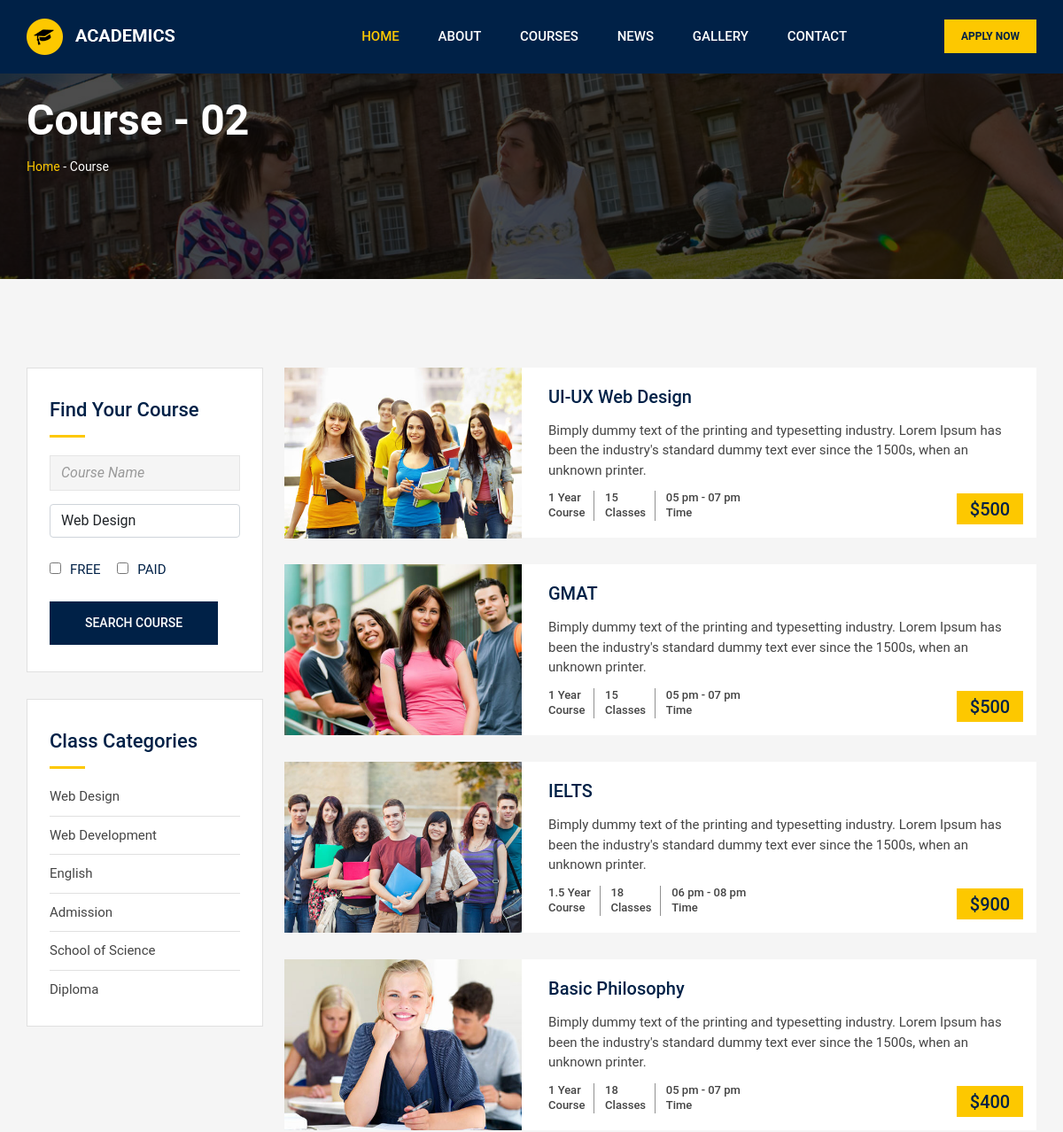
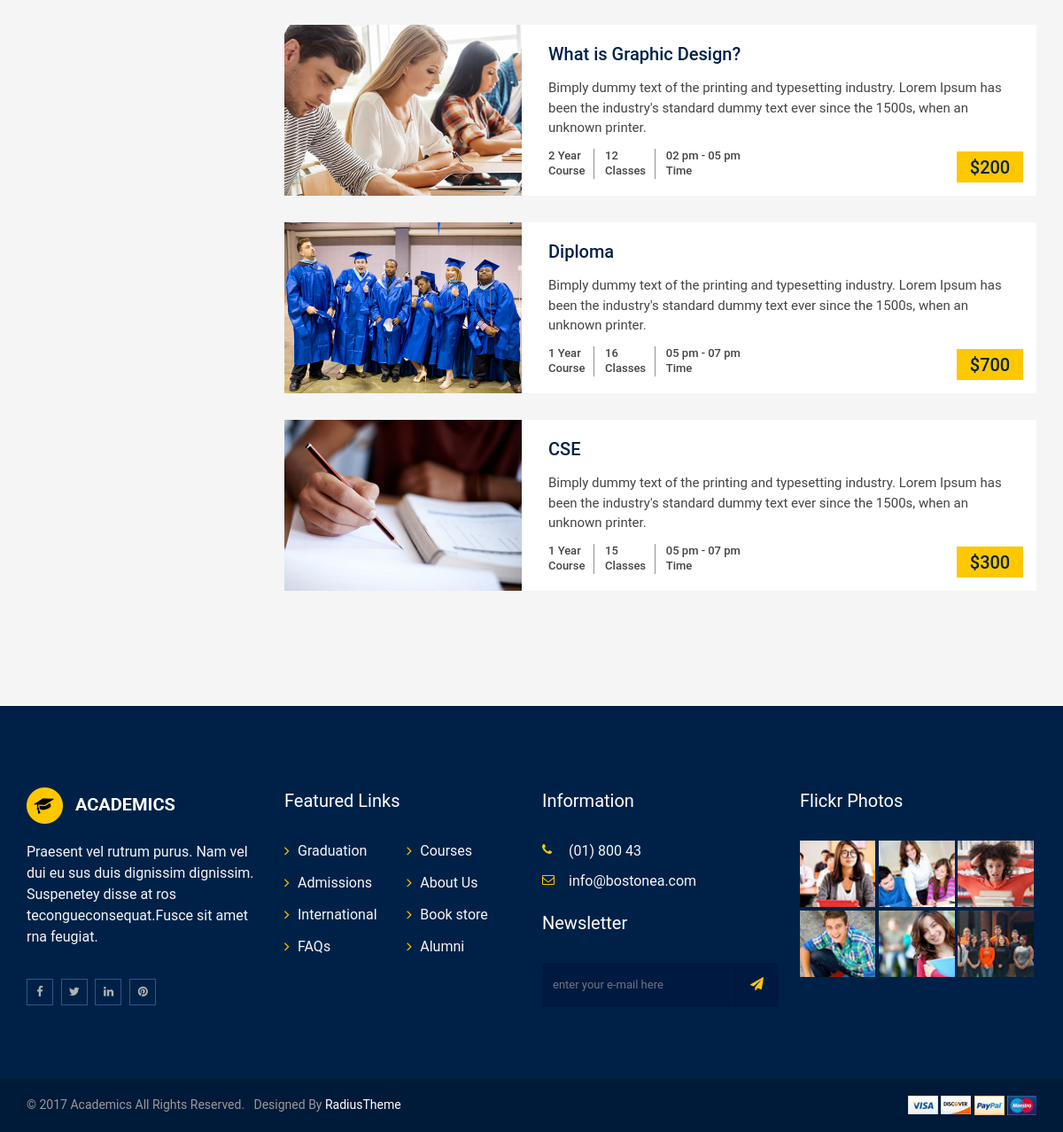
Page /academics/courses/ on the committed database (2 pictures, top to bottom).
### academics/models.py (models this page shows, shortened)
class Courses(models.Model):
    course_title = models.CharField(max_length=50)
    short_description = models.TextField()
    description = models.TextField()
    feature_img = models.ImageField(upload_to='courses/', blank=True, null=True)
    fees = models.PositiveIntegerField(blank=True, null=True)
    featured = models.BooleanField(default=False)
    categories = models.ForeignKey(CourseCategory, on_delete=models.SET_NULL, blank=True, null=True)
    is_free = models.BooleanField(default=False)
    assigned_teacher = models.ManyToManyField(Lecturers)
    duration = models.CharField(max_length=20, blank=True, null=True)
    classes = models.CharField(max_length=20, blank=True, null=True)
    time = models.CharField(max_length=20, blank=True, null=True)
    lecture = models.CharField(max_length=20, blank=True, null=True)
    lecture_question = models.CharField(max_length=80, blank=True, null=True)
    lecture_description = models.TextField(blank=True, null=True)
    lecture_duration = models.CharField(max_length=20, blank=True, null=True)

class CourseCategory(models.Model):
    course_category = models.CharField(max_length=50)

### home/models.py (models this page shows, shortened)
class Institution(models.Model):
    insti_name = models.CharField(max_length=100)
    insti_logo = models.ImageField(upload_to='institute/', blank=True, null=True)
    insti_description = models.TextField(blank=True, null=True)
    insti_phone = models.CharField(max_length=11, blank=True, null=True)
    insti_address = models.CharField(max_length=11)
    insti_email = models.EmailField()
    insti_facebook = models.URLField(max_length=200, blank=True, null=True)
    insti_twitter = models.URLField(max_length=200, blank=True, null=True)
    insti_linkdin = models.URLField(max_length=200, blank=True, null=True)
    insti_pinterest = models.URLField(max_length=200, blank=True, null=True)

### academics/views.py (the view)
# urls.py: path('courses/', views.courses, name='courses'),
def courses(request):
    all_courses = Courses.objects.all()
    context ={
        'courses': all_courses
    }
    return render(request, 'pages/courses.html', context)

### home/custome_context_processor.py (called while the page is built)
def institute(request):
    inst_obj = Institution.objects.get(id=1)
    context = {
        'institute':inst_obj
    }
    return context

def category_all(request):
    categories =  CourseCategory.objects.all()
    context = {
        'categories':categories
    }
    return context

### templates/pages/courses.html (shortened to what this page needs)
{% extends 'base.html' %}
{% block content %}
{% load static %}
    <div class="inner-page-banner-area" style="background-image: url('../../static/img/banner/5.jpg');">
        <div class="container">
            <div class="pagination-area">
                <h1>Course - 02</h1>
                <ul>
                    <li><a href="#">Home</a> -</li>
                    <li>Course</li>
                </ul>
            </div>
        </div>
    </div>
    <div class="courses-page-area1">
        <div class="container">
            <div class="row">
                <div class="col-xl-9 col-lg-9 col-md-8 col-sm-12 order-md-2">
                    <div class="tab-content">
                        <div class="tab-pane tab-item animated fadeIn show active" id="menu-2" role="tabpanel"
                             aria-labelledby="menu-2-tab">
                            <div class="row">
                                {% for i in courses %}
                                <div class="col-xl-12 col-lg-12 col-md-12 col-sm-12">
                                    <div class="courses-box3">
                                        <div class="single-item-wrapper">
                                            <div class="courses-img-wrapper hvr-bounce-to-right">
                                                <img class="img-responsive" src="{{ i.feature_img.url }}" alt="courses">
                                            </div>
                                            <div class="courses-content-wrapper">
                                                <h3 class="item-title"><a href="{% url 'course' i.id %}">{{ i.course_title }}</a></h3>
                                                <p class="item-content">{{ i.short_description }}</p>
                                                <ul class="courses-info">
                                                    <li>{{ i.duration }}
                                                        <br><span> Course</span></li>
                                                    <li>{{ i.classes }}
                                                        <br><span> Classes</span></li>
                                                    <li>{{ i.time }}
                                                        <br><span> Time</span></li>
                                                </ul>
                                                <div class="courses-fee">${{ i.fees }}</div>
                                            </div>
                                        </div>
                                    </div>
                                </div>
                                {% endfor %}
                            </div>
                        </div>
                    </div>
                </div>
                <div class="col-xl-3 col-lg-3 col-md-4 col-sm-12 order-md-1">
                    <div class="sidebar">
                        <div class="sidebar-box">
                            <div class="sidebar-box-inner">
                                <h3 class="sidebar-title">Find your Course</h3>
                                <div class="sidebar-find-course">
                                    <form id="checkout-form" method="GET" action="">
                                        <div class="form-group course-name">
                                            <input id="course_name" name="course_name" placeholder="Course Name" class="form-control"
                                                   type="text"/>
                                        </div>
                                        <div class="form-group">
                                            <div class="custom-select">
                                                <select id="district" class='select2 form-control' name='category'>
                                                    {% for i in categories %}
                                                    <option value="{{ i.id }}">{{ i.course_category }}</option>
                                                    {% endfor %}
                                                </select>
                                            </div>
                                        </div>
                                        <div class="form-group remember-style">
                                            <span><input name="free" id="free" type="checkbox">FREE</span>
                                            <span><input name="paid" id="paid" type="checkbox">PAID</span>
                                        </div>
                                        <div class="form-group">
                                            <button class="sidebar-search-btn disabled" type="submit" value="Login">
                                                Search Course
                                            </button>
                                        </div>
                                    </form>
                                </div>
                            </div>
                        </div>
                        <div class="sidebar-box">
                            <div class="sidebar-box-inner">
                                <h3 class="sidebar-title">Class Categories</h3>
                                <ul class="sidebar-categories">
                                    {% for i in categories %}
                                    <li><a href="#">{{ i.course_category }}</a></li>
                                    {% endfor %}
                                </ul>
                            </div>
                        </div>
                    </div>
                </div>
            </div>
        </div>
    </div>
{% endblock %}

### templates/base.html (shortened to what this page needs)
<!doctype html>
<html class="no-js" lang="">
{% load static %}
<head>
    {% include 'src/css.html' %}
</head>
<body>
<div id="wrapper">
    <header>
    {% include 'section/header.html' %}
    </header>
    {% block content %}
    {% endblock %}
    <footer>
        <div class="footer-area-top">
            <div class="container">
                <div class="row">
                    <div class="col-xl-3 col-lg-3 col-md-6 col-sm-12">
                        <div class="footer-box">
                            <a href="{% url 'home' %}"><img class="img-responsive" src="{{ institute.insti_logo.url }}" alt="logo"></a>
                            <div class="footer-about">
                                <p>{{ institute.insti_description }}</p>
                            </div>
                            <ul class="footer-social">
                                <li><a href="{{ institute.insti_facebook }}"><i class="fa fa-facebook" aria-hidden="true"></i></a></li>
                                <li><a href="{{ institute.insti_twitter }}"><i class="fa fa-twitter" aria-hidden="true"></i></a></li>
                                <li><a href="{{ institute.insti_linkdin }}"><i class="fa fa-linkedin" aria-hidden="true"></i></a></li>
                                <li><a href="{{ institute.insti_pinteres }}"><i class="fa fa-pinterest" aria-hidden="true"></i></a></li>
                            </ul>
                        </div>
                    </div>
                    <div class="col-xl-3 col-lg-3 col-md-6 col-sm-12">
                        <div class="footer-box">
                            <h3>Featured Links</h3>
                            <ul class="featured-links">
                                <li>
                                    <ul>
                                        <li><a href="#">Graduation</a></li>
                                        <li><a href="#">Admissions</a></li>
                                        <li><a href="#">International</a></li>
                                        <li><a href="#">FAQs</a></li>
                                    </ul>
                                </li>
                                <li>
                                    <ul>
                                        <li><a href="#">Courses</a></li>
                                        <li><a href="#">About Us</a></li>
                                        <li><a href="#">Book store</a></li>
                                        <li><a href="#">Alumni</a></li>
                                    </ul>
                                </li>
                            </ul>
                        </div>
                    </div>
                    <div class="col-xl-3 col-lg-3 col-md-6 col-sm-12">
                        <div class="footer-box">
                            <h3>Information</h3>
                            <ul class="corporate-address">
                                <li><i class="fa fa-phone" aria-hidden="true"></i><a href="Phone(01)800433633.html">
                                    {{ institute.insti_phone }} </a></li>
                                <li><i class="fa fa-envelope-o" aria-hidden="true"></i>{{ institute.insti_email }}</li>
                            </ul>
                            <div class="newsletter-area">
                                <h3>Newsletter</h3>
                                <form action="{% url 'newsletter' %}" method="POST">
                                    <div class="input-group stylish-input-group">
                                        <input type="text" name="mail" placeholder="Enter your e-mail here" class="form-control">
                                        <span class="input-group-addon">
                                            <button type="submit">
                                                <i class="fa fa-paper-plane" aria-hidden="true"></i>
                                            </button>
                                        </span>
                                    </div>
                                </form>
                            </div>
                        </div>
                    </div>
                    <div class="col-xl-3 col-lg-3 col-md-6 col-sm-12">
                        <div class="footer-box">
                            <h3>Flickr Photos</h3>
                            <ul class="flickr-photos">
                                <li>
                                    <a href="#"><img class="img-responsive" src="{% static 'img/footer/1.jpg' %}" alt="flickr"></a>
                                </li>
                                <li>
                                    <a href="#"><img class="img-responsive" src="{% static 'img/footer/2.jpg' %}" alt="flickr"></a>
                                </li>
                                <li>
                                    <a href="#"><img class="img-responsive" src="{% static 'img/footer/3.jpg' %}" alt="flickr"></a>
                                </li>
                                <li>
                                    <a href="#"><img class="img-responsive" src="{% static 'img/footer/4.jpg' %}" alt="flickr"></a>
                                </li>
                                <li>
                                    <a href="#"><img class="img-responsive" src="{% static 'img/footer/5.jpg' %}" alt="flickr"></a>
                                </li>
                                <li>
                                    <a href="#"><img class="img-responsive" src="{% static 'img/footer/6.jpg' %}" alt="flickr"></a>
                                </li>
                            </ul>
                        </div>
                    </div>
                </div>
            </div>
        </div>
        <div class="footer-area-bottom">
            <div class="container">
                <div class="row">
                    <div class="col-xl-8 col-lg-8 col-md-8 col-sm-12">
                        <p>&copy; 2017 Academics All Rights Reserved. &nbsp; Designed by<a target="_blank"
                                                                                           href="https://www.radiustheme.com/"
                                                                                           rel="nofollow">
                            RadiusTheme</a></p>
                    </div>
                    <div class="col-xl-4 col-lg-4 col-md-4 col-sm-12">
                        <ul class="payment-method">
                            <li>
                                <a href="#"><img alt="payment-method" src="{% static 'img/payment-method1.jpg' %}"></a>
                            </li>
                            <li>
                                <a href="#"><img alt="payment-method" src="{% static 'img/payment-method2.jpg' %}"></a>
                            </li>
                            <li>
                                <a href="#"><img alt="payment-method" src="{% static 'img/payment-method3.jpg' %}"></a>
                            </li>
                            <li>
                                <a href="#"><img alt="payment-method" src="{% static 'img/payment-method4.jpg' %}"></a>
                            </li>
                        </ul>
                    </div>
                </div>
            </div>
        </div>
    </footer>
</div>
</body>
</html>

### static/css/main.css (style rules this page uses)
html { color: #222; font-size: 1em; line-height: 1.4; }
audio, canvas, iframe, img, svg, video { vertical-align: middle; }

### rows in the picture
Courses: feature_img (picture), course_title "UI-UX Web Design", short_description "Bimply dummy text of the printing and typesetting industry. Lorem Ipsum has been the industry's standard dummy text ever since the 1500s, when an unknown printer.", duration "1 Year", classes "15", time "05 pm - 07 pm", fees "500"
Courses: feature_img (picture), course_title "GMAT", short_description "Bimply dummy text of the printing and typesetting industry. Lorem Ipsum has been the industry's standard dummy text ever since the 1500s, when an unknown printer.", duration "1 Year", classes "15", time "05 pm - 07 pm", fees "500"
Courses: feature_img (picture), course_title "IELTS", short_description "Bimply dummy text of the printing and typesetting industry. Lorem Ipsum has been the industry's standard dummy text ever since the 1500s, when an unknown printer.", duration "1.5 Year", classes "18", time "06 pm - 08 pm", fees "900"
Courses: feature_img (picture), course_title "Basic Philosophy", short_description "Bimply dummy text of the printing and typesetting industry. Lorem Ipsum has been the industry's standard dummy text ever since the 1500s, when an unknown printer.", duration "1 Year", classes "18", time "05 pm - 07 pm", fees "400"
Courses: feature_img (picture), course_title "What is Graphic Design?", short_description "Bimply dummy text of the printing and typesetting industry. Lorem Ipsum has been the industry's standard dummy text ever since the 1500s, when an unknown printer.", duration "2 Year", classes "12", time "02 pm - 05 pm", fees "200"
Courses: feature_img (picture), course_title "Diploma", short_description "Bimply dummy text of the printing and typesetting industry. Lorem Ipsum has been the industry's standard dummy text ever since the 1500s, when an unknown printer.", duration "1 Year", classes "16", time "05 pm - 07 pm", fees "700"
Courses: feature_img (picture), course_title "CSE", short_description "Bimply dummy text of the printing and typesetting industry. Lorem Ipsum has been the industry's standard dummy text ever since the 1500s, when an unknown printer.", duration "1 Year", classes "15", time "05 pm - 07 pm", fees "300"
CourseCategory: course_category "Web Design"
CourseCategory: course_category "Web Development"
CourseCategory: course_category "English"
CourseCategory: course_category "Admission"
CourseCategory: course_category "School of Science"
CourseCategory: course_category "Diploma"
Institution: insti_logo (picture), insti_description "Praesent vel rutrum purus. Nam vel dui eu sus duis dignissim dignissim. Suspenetey disse at ros tecongueconsequat.Fusce sit amet rna feugiat.", insti_phone "(01) 800 43", insti_email "info@bostonea.com"

### other values in the picture
form field category "Web Design"
